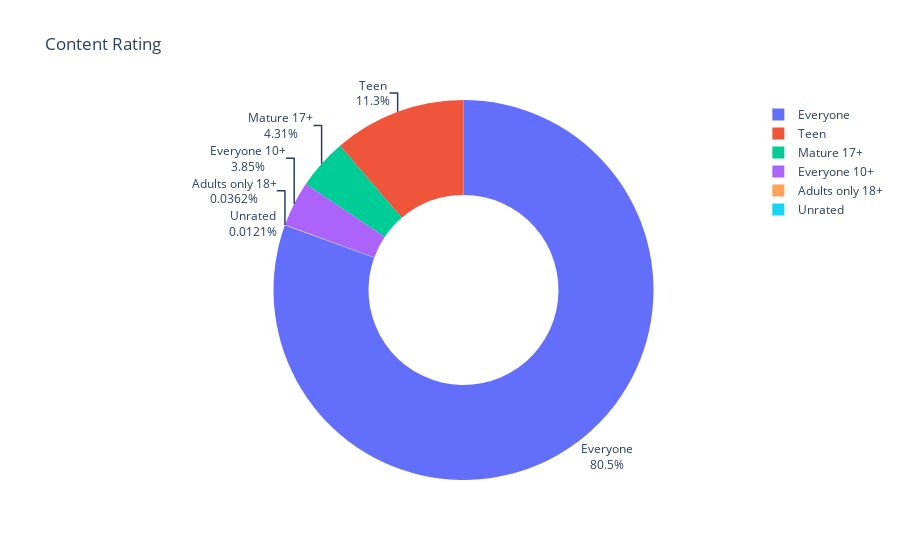

The cell this chart's notebook holds for it:
### Markdown cell above
# Data Visualisation with Plotly: Create Pie and Donut Charts

### Code cell
if __name__ == "__main__":
    setup_logging()

    app_df = return_cleaned_df()

    ratings = app_df.Content_Rating.value_counts()
    
    fig = px.pie(
        labels=ratings.index, 
        values=ratings.values, 
        names=ratings.index, 
        title='Content Rating',
        hole=0.5
    )
    fig.update_traces(
        textposition='outside', 
        textinfo='percent+label'
    )

    fig.show()

### Figure 1 — Plotly figure (JSON) as saved in the notebook; plotly's stock layout.template omitted (floating-point values rounded to 4 significant figures)
{"data": [{"domain": {"x": [0, 1], "y": [0, 1]}, "hole": 0.5, "hovertemplate": "label=%{label}<br>value=%{value}<extra></extra>", "labels": ["Everyone", "Teen", "Mature 17+", "Everyone 10+", "Adults only 18+", "Unrated"], "legendgroup": "", "name": "", "showlegend": true, "textinfo": "percent+label", "textposition": "outside", "type": "pie", "values": [6669, 933, 357, 319, 3, 1]}], "layout": {"legend": {"tracegroupgap": 0}, "title": {"text": "Content Rating"}}}
